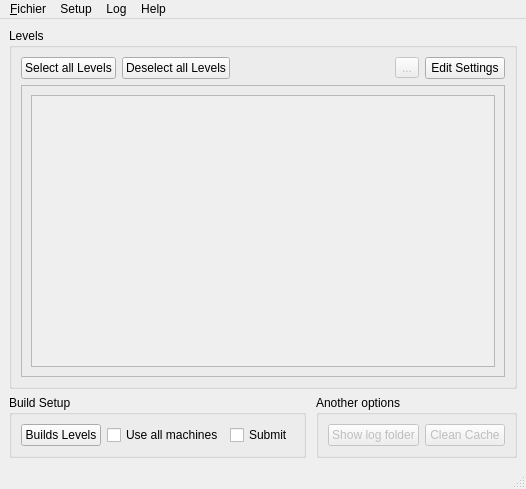
<?xml version="1.0" encoding="UTF-8"?>
<ui version="4.0">
 <class>MainWindow</class>
 <widget class="QMainWindow" name="MainWindow">
  <property name="geometry">
   <rect>
    <x>0</x>
    <y>0</y>
    <width>526</width>
    <height>489</height>
   </rect>
  </property>
  <property name="windowTitle">
   <string>MainWindow</string>
  </property>
  <widget class="QWidget" name="centralwidget">
   <layout class="QGridLayout" name="gridLayout_2">
    <item row="0" column="0">
     <widget class="QGroupBox" name="groupBox">
      <property name="title">
       <string>Levels</string>
      </property>
      <layout class="QGridLayout" name="gridLayout">
       <item row="0" column="0">
        <layout class="QVBoxLayout" name="verticalLayout">
         <item>
          <layout class="QHBoxLayout" name="levelsToolBar">
           <item>
            <widget class="QPushButton" name="pushLevelsSelect">
             <property name="statusTip">
              <string>Select all levels</string>
             </property>
             <property name="layoutDirection">
              <enum>Qt::LeftToRight</enum>
             </property>
             <property name="locale">
              <locale language="English" country="UnitedKingdom"/>
             </property>
             <property name="text">
              <string>Select all Levels</string>
             </property>
             <property name="icon">
              <iconset>
               <normaloff>../Resources/checklist.png</normaloff>../Resources/checklist.png</iconset>
             </property>
             <property name="checkable">
              <bool>false</bool>
             </property>
             <property name="checked">
              <bool>false</bool>
             </property>
             <property name="flat">
              <bool>false</bool>
             </property>
            </widget>
           </item>
           <item>
            <widget class="QPushButton" name="pushLevelsDeselect">
             <property name="statusTip">
              <string>Deselect all levels</string>
             </property>
             <property name="text">
              <string>Deselect all Levels</string>
             </property>
             <property name="icon">
              <iconset>
               <normaloff>../Resources/circle-slash.png</normaloff>../Resources/circle-slash.png</iconset>
             </property>
            </widget>
           </item>
           <item>
            <spacer name="horizontalSpacer_6">
             <property name="orientation">
              <enum>Qt::Horizontal</enum>
             </property>
             <property name="sizeHint" stdset="0">
              <size>
               <width>40</width>
               <height>20</height>
              </size>
             </property>
            </spacer>
           </item>
           <item>
            <widget class="QToolButton" name="toolButtonRefresh">
             <property name="enabled">
              <bool>false</bool>
             </property>
             <property name="text">
              <string>...</string>
             </property>
             <property name="icon">
              <iconset>
               <normaloff>../Resources/sync.png</normaloff>../Resources/sync.png</iconset>
             </property>
            </widget>
           </item>
           <item>
            <widget class="QPushButton" name="toolLevelsEdit">
             <property name="statusTip">
              <string>Edit your levels choice</string>
             </property>
             <property name="text">
              <string>Edit Settings</string>
             </property>
             <property name="icon">
              <iconset>
               <normaloff>../Resources/beaker.png</normaloff>../Resources/beaker.png</iconset>
             </property>
            </widget>
           </item>
          </layout>
         </item>
         <item>
          <widget class="QFrame" name="frame_level">
           <property name="frameShape">
            <enum>QFrame::StyledPanel</enum>
           </property>
           <property name="frameShadow">
            <enum>QFrame::Raised</enum>
           </property>
           <layout class="QGridLayout" name="gridLayout_3">
            <item row="0" column="0">
             <widget class="QScrollArea" name="scrollArea">
              <property name="widgetResizable">
               <bool>true</bool>
              </property>
              <widget class="QWidget" name="allLevelsWidget">
               <property name="geometry">
                <rect>
                 <x>0</x>
                 <y>0</y>
                 <width>464</width>
                 <height>274</height>
                </rect>
               </property>
               <layout class="QVBoxLayout" name="verticalLayout_2">
                <item>
                 <layout class="QVBoxLayout" name="allLevelsCheck">
                  <property name="leftMargin">
                   <number>6</number>
                  </property>
                  <property name="topMargin">
                   <number>6</number>
                  </property>
                  <property name="rightMargin">
                   <number>6</number>
                  </property>
                  <property name="bottomMargin">
                   <number>6</number>
                  </property>
                 </layout>
                </item>
                <item>
                 <spacer name="verticalSpacer">
                  <property name="orientation">
                   <enum>Qt::Vertical</enum>
                  </property>
                  <property name="sizeHint" stdset="0">
                   <size>
                    <width>20</width>
                    <height>40</height>
                   </size>
                  </property>
                 </spacer>
                </item>
               </layout>
              </widget>
             </widget>
            </item>
           </layout>
          </widget>
         </item>
        </layout>
       </item>
      </layout>
      <zorder></zorder>
     </widget>
    </item>
    <item row="1" column="0">
     <layout class="QHBoxLayout" name="horizontalLayout_3">
      <item>
       <widget class="QGroupBox" name="groupBox_2">
        <property name="title">
         <string>Build Setup</string>
        </property>
        <layout class="QHBoxLayout" name="horizontalLayout_2">
         <item>
          <layout class="QHBoxLayout" name="horizontalLayout">
           <item>
            <widget class="QPushButton" name="pushToolsBuils">
             <property name="statusTip">
              <string>Build all level(s) selected</string>
             </property>
             <property name="text">
              <string>Builds Levels</string>
             </property>
             <property name="icon">
              <iconset>
               <normaloff>../Resources/gear.png</normaloff>../Resources/gear.png</iconset>
             </property>
             <property name="iconSize">
              <size>
               <width>16</width>
               <height>16</height>
              </size>
             </property>
            </widget>
           </item>
           <item>
            <widget class="QCheckBox" name="checkBoxMachines">
             <property name="enabled">
              <bool>true</bool>
             </property>
             <property name="text">
              <string>Use all machines</string>
             </property>
            </widget>
           </item>
           <item>
            <widget class="QCheckBox" name="checkBoxSubmit">
             <property name="enabled">
              <bool>true</bool>
             </property>
             <property name="text">
              <string>Submit</string>
             </property>
            </widget>
           </item>
          </layout>
         </item>
        </layout>
       </widget>
      </item>
      <item>
       <spacer name="horizontalSpacer_2">
        <property name="orientation">
         <enum>Qt::Horizontal</enum>
        </property>
        <property name="sizeHint" stdset="0">
         <size>
          <width>40</width>
          <height>20</height>
         </size>
        </property>
       </spacer>
      </item>
      <item>
       <widget class="QGroupBox" name="groupBox_3">
        <property name="title">
         <string>Another options</string>
        </property>
        <layout class="QHBoxLayout" name="horizontalLayout_4">
         <item>
          <widget class="QPushButton" name="pushButton">
           <property name="enabled">
            <bool>false</bool>
           </property>
           <property name="toolTip">
            <string>Open a folder</string>
           </property>
           <property name="statusTip">
            <string>Open log folder, give more info about the build succees or error</string>
           </property>
           <property name="text">
            <string>Show log folder</string>
           </property>
           <property name="icon">
            <iconset>
             <normaloff>../Resources/book.png</normaloff>../Resources/book.png</iconset>
           </property>
          </widget>
         </item>
         <item>
          <widget class="QPushButton" name="pushToolsCache">
           <property name="enabled">
            <bool>false</bool>
           </property>
           <property name="statusTip">
            <string>Clean the cache folder (not functionnal)</string>
           </property>
           <property name="text">
            <string>Clean Cache</string>
           </property>
           <property name="icon">
            <iconset>
             <normaloff>../Resources/trashcan.png</normaloff>../Resources/trashcan.png</iconset>
           </property>
          </widget>
         </item>
        </layout>
       </widget>
      </item>
     </layout>
    </item>
   </layout>
  </widget>
  <widget class="QMenuBar" name="menubar">
   <property name="geometry">
    <rect>
     <x>0</x>
     <y>0</y>
     <width>526</width>
     <height>21</height>
    </rect>
   </property>
   <widget class="QMenu" name="menu_Fichier">
    <property name="toolTip">
     <string extracomment="Je suis un menu"/>
    </property>
    <property name="title">
     <string>&amp;Fichier</string>
    </property>
    <widget class="QMenu" name="menuLoad">
     <property name="title">
      <string>Load</string>
     </property>
     <property name="icon">
      <iconset>
       <normaloff>../Ressources/link-external.png</normaloff>../Ressources/link-external.png</iconset>
     </property>
     <addaction name="actionLast_project"/>
     <addaction name="separator"/>
     <addaction name="actionProj_blabla"/>
    </widget>
    <addaction name="actionNouveau_Setup"/>
    <addaction name="actionSave_as"/>
    <addaction name="menuLoad"/>
    <addaction name="separator"/>
    <addaction name="actionExit"/>
   </widget>
   <widget class="QMenu" name="menuSetup">
    <property name="title">
     <string>Setup</string>
    </property>
    <addaction name="actionProject"/>
    <addaction name="actionNetworks"/>
    <addaction name="actionCSV"/>
   </widget>
   <widget class="QMenu" name="menuLog">
    <property name="title">
     <string>Log</string>
    </property>
    <addaction name="actionShow_log_folder"/>
    <addaction name="actionClean_Log"/>
   </widget>
   <widget class="QMenu" name="menuHelp">
    <property name="title">
     <string>Help</string>
    </property>
    <addaction name="actionAbout"/>
    <addaction name="actionShortcut"/>
   </widget>
   <addaction name="menu_Fichier"/>
   <addaction name="menuSetup"/>
   <addaction name="menuLog"/>
   <addaction name="menuHelp"/>
  </widget>
  <widget class="QStatusBar" name="statusbar">
   <property name="enabled">
    <bool>true</bool>
   </property>
   <property name="autoFillBackground">
    <bool>false</bool>
   </property>
  </widget>
  <action name="actionNouveau_Setup">
   <property name="checked">
    <bool>false</bool>
   </property>
   <property name="icon">
    <iconset>
     <normaloff>../Ressources/file.png</normaloff>../Ressources/file.png</iconset>
   </property>
   <property name="text">
    <string>New Setup</string>
   </property>
   <property name="iconText">
    <string>New Setup</string>
   </property>
   <property name="toolTip">
    <string>New Setup</string>
   </property>
   <property name="statusTip">
    <string>Create a news projects</string>
   </property>
   <property name="shortcut">
    <string>Ctrl+N</string>
   </property>
  </action>
  <action name="actionUpdate">
   <property name="text">
    <string>Update</string>
   </property>
  </action>
  <action name="actionExit">
   <property name="icon">
    <iconset>
     <normaloff>../Ressources/sign-out.png</normaloff>../Ressources/sign-out.png</iconset>
   </property>
   <property name="text">
    <string>Exit</string>
   </property>
   <property name="statusTip">
    <string>Close this program</string>
   </property>
   <property name="shortcut">
    <string>Ctrl+Q</string>
   </property>
  </action>
  <action name="actionProject">
   <property name="text">
    <string>Projects</string>
   </property>
   <property name="statusTip">
    <string>Choose all path needed for this software</string>
   </property>
  </action>
  <action name="actionNetworks">
   <property name="text">
    <string>Networks</string>
   </property>
   <property name="statusTip">
    <string>Find all setup to configure your network</string>
   </property>
  </action>
  <action name="actionCSV">
   <property name="text">
    <string>CSV</string>
   </property>
   <property name="statusTip">
    <string>Choose all setup for your CSV software</string>
   </property>
  </action>
  <action name="actionShow_log_folder">
   <property name="text">
    <string>Show log folder</string>
   </property>
   <property name="statusTip">
    <string>Open the log folder</string>
   </property>
  </action>
  <action name="actionClean_Log">
   <property name="text">
    <string>Clean Log</string>
   </property>
   <property name="statusTip">
    <string>Clean the cache folder, can be resolve build light error</string>
   </property>
  </action>
  <action name="actionAbout">
   <property name="icon">
    <iconset>
     <normaloff>../Ressources/info.png</normaloff>../Ressources/info.png</iconset>
   </property>
   <property name="text">
    <string>About and Updates</string>
   </property>
   <property name="statusTip">
    <string>Information and Licence about this software</string>
   </property>
  </action>
  <action name="actionUpdates">
   <property name="text">
    <string>Updates</string>
   </property>
   <property name="statusTip">
    <string>Check if a news update are avaible</string>
   </property>
  </action>
  <action name="actionShortcut">
   <property name="text">
    <string>Shortcut</string>
   </property>
   <property name="statusTip">
    <string>Show all shortcut for this software</string>
   </property>
  </action>
  <action name="actionOuvrir">
   <property name="text">
    <string>Open Setup</string>
   </property>
   <property name="statusTip">
    <string>Choose the project you want open</string>
   </property>
   <property name="shortcut">
    <string>Ctrl+O</string>
   </property>
  </action>
  <action name="actionSave_as">
   <property name="icon">
    <iconset>
     <normaloff>../Ressources/pencil.png</normaloff>../Ressources/pencil.png</iconset>
   </property>
   <property name="text">
    <string>Save as</string>
   </property>
   <property name="statusTip">
    <string>Save your project</string>
   </property>
   <property name="shortcut">
    <string>Ctrl+S</string>
   </property>
  </action>
  <action name="actionLast_project">
   <property name="text">
    <string>Last project</string>
   </property>
   <property name="statusTip">
    <string>Load the last project create</string>
   </property>
   <property name="shortcut">
    <string>Ctrl+O</string>
   </property>
  </action>
  <action name="actionProj_blabla">
   <property name="text">
    <string>Proj blabla</string>
   </property>
  </action>
  <action name="actionOptions">
   <property name="icon">
    <iconset>
     <normaloff>../Ressources/tools.png</normaloff>../Ressources/tools.png</iconset>
   </property>
   <property name="text">
    <string>Options</string>
   </property>
  </action>
 </widget>
 <resources/>
 <connections/>
</ui>
